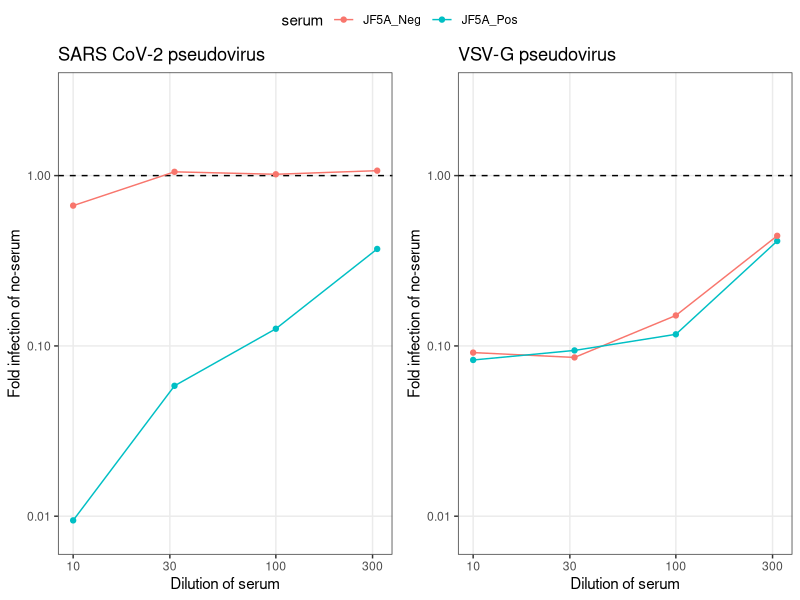
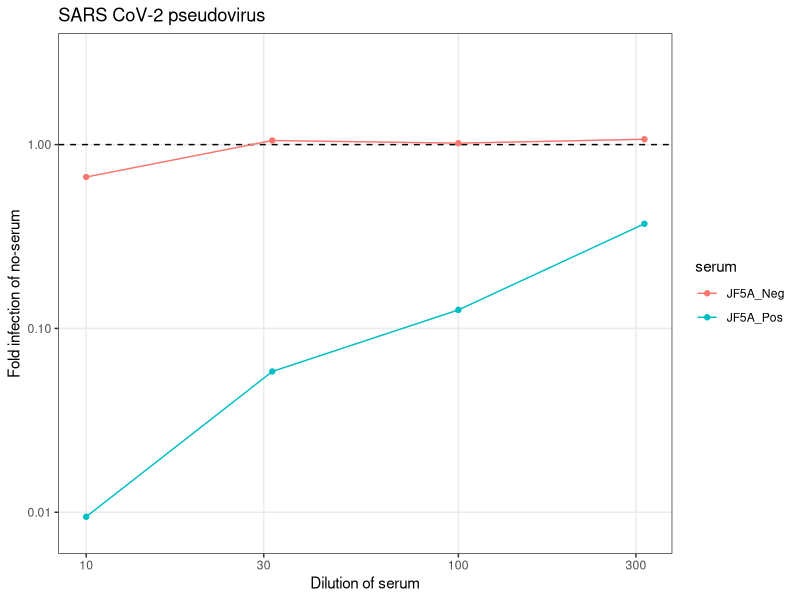
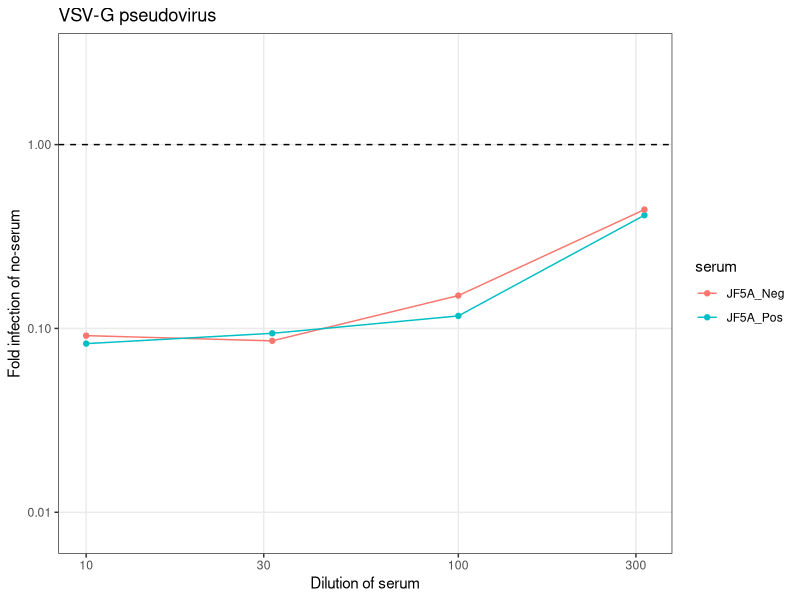

These charts were generated, in order, by the following R code: (Note: this script raises an error after producing the figures.)
## ---- chunk 1
rm(list = ls())
library(tidyverse)
#library(gridExtra)
library(ggpubr)
## ---- chunk 2
d200813 <- read.csv(file = "data/200813_attune.csv", header = T, stringsAsFactors = F)
## ---- chunk 3
d200813$norm_grn <- d200813$pct_grn / d200813[d200813$serum == "none","pct_grn"]
d200813$norm_red <- d200813$pct_red / d200813[d200813$serum == "none","pct_red"]
## ---- chunk 4
SARS2_pseudovirus_plot <- ggplot() + theme_bw() + theme(panel.grid.minor = element_blank()) +
  scale_x_log10() +  scale_y_log10(limits = c(8E-3,3)) + ggtitle("SARS CoV-2 pseudovirus") +
  labs(x = "Dilution of serum", y = "Fold infection of no-serum") + 
  geom_hline(yintercept = d200813[d200813$serum == "none","norm_grn"], linetype = 2) +
  geom_line(data = d200813 %>% filter(serum != "none"), aes(x = dilution, y = norm_grn, color = serum)) +
  geom_point(data = d200813 %>% filter(serum != "none"), aes(x = dilution, y = norm_grn, color = serum))

VSVG_pseudovirus_plot <- ggplot() + theme_bw() + theme(panel.grid.minor = element_blank()) +
  scale_x_log10() +  scale_y_log10(limits = c(8E-3,3)) + ggtitle("VSV-G pseudovirus") +
  labs(x = "Dilution of serum", y = "Fold infection of no-serum") + 
  geom_hline(yintercept = d200813[d200813$serum == "none","norm_red"], linetype = 2) +
  geom_line(data = d200813 %>% filter(serum != "none"), aes(x = dilution, y = norm_red, color = serum)) +
  geom_point(data = d200813 %>% filter(serum != "none"), aes(x = dilution, y = norm_red, color = serum))

arranged_plot <- ggarrange(SARS2_pseudovirus_plot, VSVG_pseudovirus_plot, ncol=2, nrow=1, common.legend = TRUE, legend="top")

ggsave(file = "plots/arranged_plot.pdf", arranged_plot, height = 3, width = 6)
